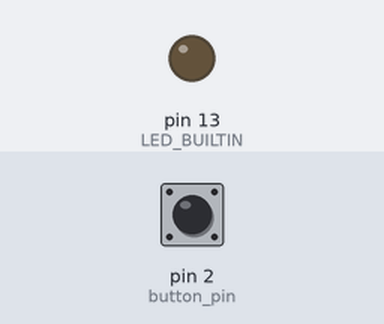
Bench run of a sketch on a simulated Arduino Uno, built with avr-gcc and run on an emulated ATmega328P. Parts: output pins drawn as LEDs (lit = HIGH). Dashed ring = blinking. The inputs (shaded band) are chosen by the test bench; at power-on: pin 2 (button_pin) HIGH.

Above: at 1.2 s.
1.3 s: pin 2 (button_pin) pulled LOW for 0.15 s
At 1.9 s:
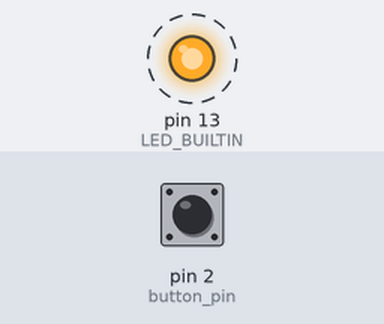
Timing chart, 0 to 10.4 s (numbered marks = the images above; inputs shaded):
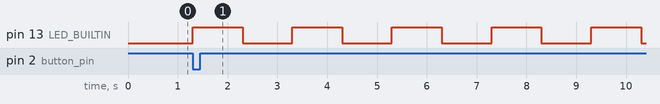

Measured:
- after the input at 1.3 s, pin 13 (LED_BUILTIN): alternates HIGH for 1.0 s and LOW for 1.0 s, starting at once

The sketch:

FlightStationMkI.ino
```cpp
int state = 0;

int button_pin = 2;

void setup() {
  // put your setup code here, to run once:

  pinMode(LED_BUILTIN, OUTPUT);

  pinMode(button_pin, INPUT_PULLUP);

  Serial.begin(9600);

}

void loop() {
  // put your main code here, to run repeatedly:

  if(state == 0) {
    int button_state = digitalRead(button_pin);

    if(button_state == LOW) {
      //Start blinking
      state = 1;
    }
  }

  if(state == 1) {
    digitalWrite(LED_BUILTIN, HIGH);

    delay(1000);

    digitalWrite(LED_BUILTIN, LOW);

    delay(1000);
  }
}
```
